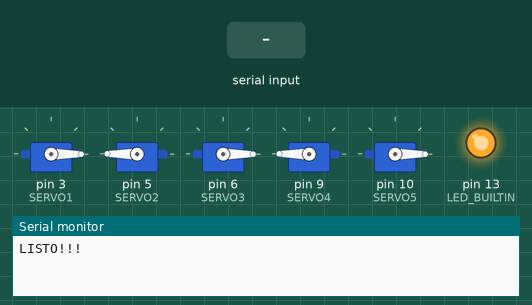
A sketch run on a simulated Arduino Uno, built with avr-gcc and run on an emulated ATmega328P. Parts: 5 × servo, output pins drawn as LEDs (lit = HIGH), the last lines printed to the serial monitor. The inputs (shaded band) are chosen by the test bench.

Above: at 6.7 s.
6.8 s: "1" received over Serial
At 7.3 s:
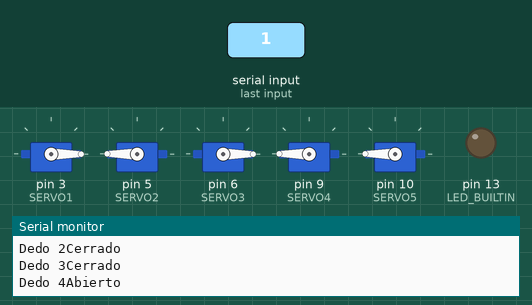
8.3 s: "0" received over Serial
At 9.5 s:
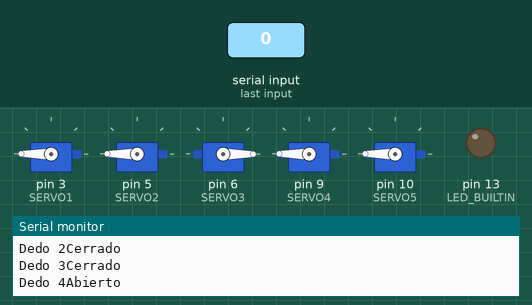
9.8 s: "2" received over Serial
At 10.7 s:
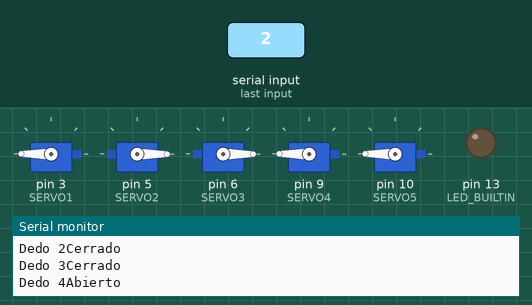
Timing chart, 0 to 12.8 s (numbered marks = the images above; inputs shaded):
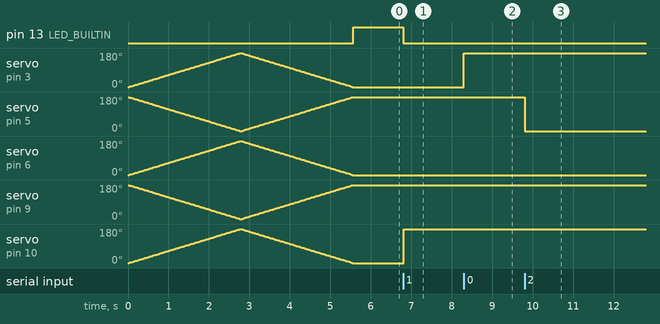

Measured:
- after the input at 6.8 s, pin 13 (LED_BUILTIN): HIGH → LOW at once; servo on pin 10 (SERVO5): 0° → 180° at once
- after the input at 8.3 s, servo on pin 3 (SERVO1): 0° → 180° at once
- after the input at 9.8 s, servo on pin 5 (SERVO2): 180° → 0° at once

The sketch:

hand_control.ino
```cpp
#include <Servo.h>

#define BAUDRATE 9600

#define SERVOS 5
#define SERVO1 3  // Thumb
#define SERVO2 5  // Index finger
#define SERVO3 6  // Middle finger
#define SERVO4 9  // Ring finger
#define SERVO5 10 // Pinky finger

#define OPEN 0
#define CLOSE 180
Servo myservo[SERVOS];  // Create an array of servo objects to control the servos

void open_finger(byte);
void close_finger(byte);
void inicializacion(void);

void setup() {
  // Attach each servo to a unique pin
  Serial.begin(BAUDRATE);

  myservo[0].attach(SERVO1);  // Thumb attached to pin 3
  myservo[1].attach(SERVO2);  // Index finger attached to pin 5
  myservo[2].attach(SERVO3);  // Middle finger attached to pin 6
  myservo[3].attach(SERVO4);  // Ring finger attached to pin 9
  myservo[4].attach(SERVO5);  // Pinky finger attached to pin 10

  // Initialize servos to neutral positions
  myservo[0].write(0);  // Thumb at 0 degrees (open)
  myservo[1].write(180);  // Index at 180 degrees (closed)
  myservo[2].write(0);  // Middle at 0 degrees (open)
  myservo[3].write(180);  // Ring at 180 degrees (closed)
  myservo[4].write(0);  // Pinky at 0 degrees (open)
  inicializacion();

  Serial.begin(BAUDRATE);
  pinMode(LED_BUILTIN, OUTPUT);
  digitalWrite(LED_BUILTIN, HIGH);
  Serial.println("LISTO!!!");
}

void loop() {

  if (Serial.available() > 0) {

    Serial.println("recibi algo");
    byte message = Serial.read();  // Read the 5-bit message from Serial
    Serial.println(message);

    if (message == 0x01){
      digitalWrite(LED_BUILTIN, HIGH);
    }
    else {
      digitalWrite(LED_BUILTIN, LOW);
    }

      for(int i=0x01,finger_count=0;i<0x20;i<<=1,finger_count++){
        open_finger(finger_count);
          Serial.print("Dedo ");
          Serial.print(finger_count);
        if((message&i)==i){
          Serial.println("Abierto");
        }else{
          close_finger(finger_count);
          Serial.println("Cerrado");
        }
      }
     delay(100);  // Small delay for stability
   }
}


void open_finger(byte finger){
  if (finger == 2 || finger == 4) {
    myservo[finger].write(CLOSE);
  } else {
    myservo[finger].write(OPEN);
  }
}

void close_finger(byte finger){
  if (finger == 2 || finger == 4) {
    myservo[finger].write(OPEN);
  } else {
    myservo[finger].write(CLOSE);
  }
}

void inicializacion(void){
   int pos=0;
       for (pos = 0; pos <= 180; pos += 1) { // goes from 0 degrees to 180 degrees
        // in steps of 1 degree
        for(int i=0;i<SERVOS;i++){
          if(i==1 || i==3)myservo[i].write(180-pos);
          else myservo[i].write(pos);              // tell servo to go to position in variable 'pos'
        }
        delay(15);                       // waits 15ms for the servo to reach the position
      }
      for (pos = 180; pos >= 0; pos -= 1) { // goes from 180 degrees to 0 degrees
        for(int i=0;i<SERVOS;i++){
        if(i==1 || i==3)myservo[i].write(180-pos);
          else myservo[i].write(pos);              // tell servo to go to position in variable 'pos'
        }

        delay(15);                       // waits 15ms for the servo to reach the position
      }

  }
```
